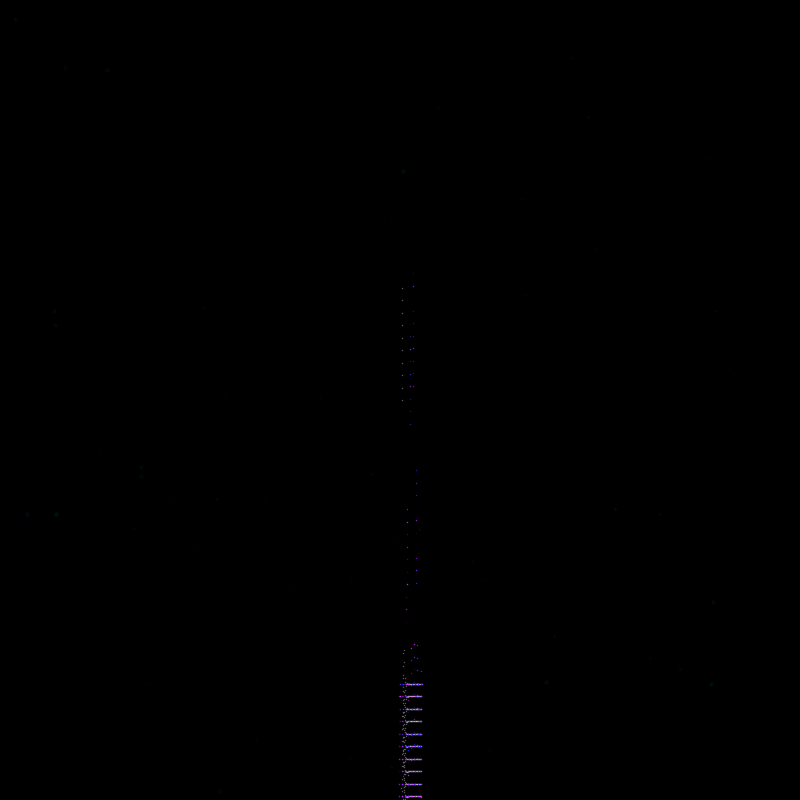
Frame 1 (no input)
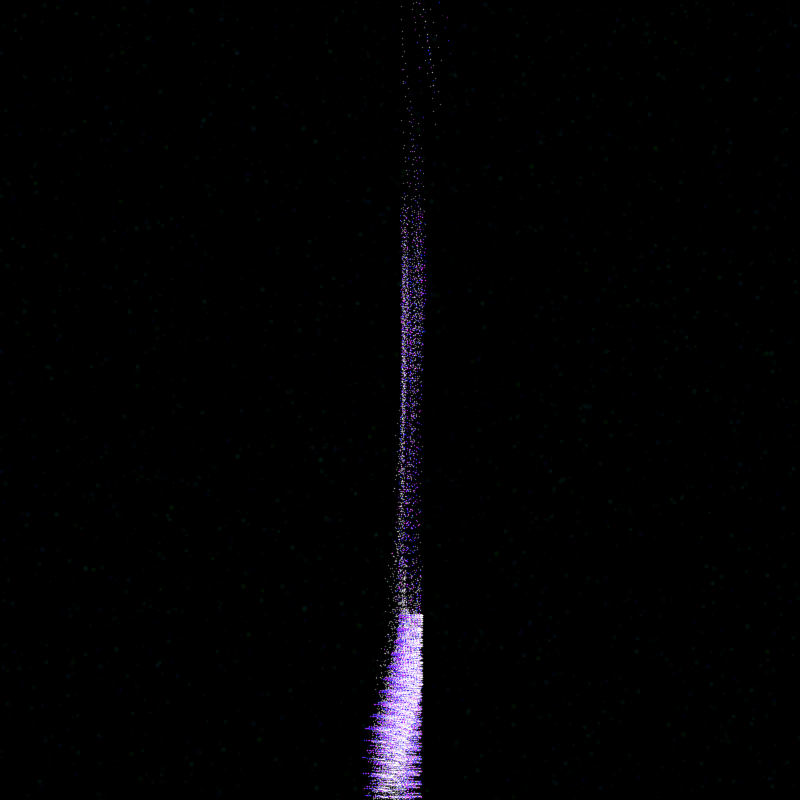
Frame 60 (the mouse pressed at the canvas centre just before this capture)
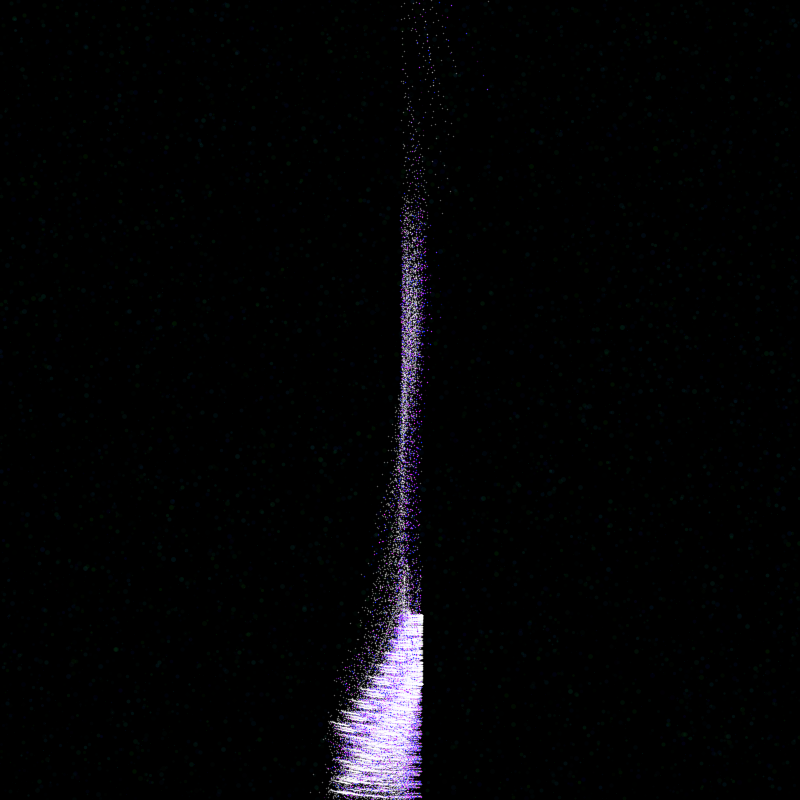
Frame 120 (the mouse held since frame 60 and released just before this capture)

The Processing sketch that drew these frames (run headless with seeded random() and noise(); from frame 60 on, the mouse is pressed at the canvas centre):

// Processing sketch: Davidsketch_240228aLayered1
// ── Davidsketch_240228aLayered1.pde
//code runs at start
void setup() {
  size(800, 800); //set size to 800,800
  background(0); // set background to black
}
//set global variable step to 0
float step = 0;
void draw() {
  //set scale to 0.5
  scale(0.5);
  //set step to frameCount * 0.0625
  step = frameCount*0.0625;
  //fill using sine wave and random colors
  fill(sin(step)*30, random(20), random(20), random(200));
  //turn off stroke
  noStroke();
  /*for(int i = 0; i<2;i++){
   square(random(1600),random(1000),random(500));
   }*/

  //draw random points at random storke weights
  for (int i = 0; i<100; i++) {
    stroke(sin(step)*30, random(255), random(255), random(20));
    strokeWeight(random(10));
    point(random(1600), random(1600));
  }
  //translate to x 800 and y 800 modulated by sin and cosine wave
  translate(800, 800+69*cos(step/4*sin(step)*50));
  //set stroke weight to 3
  strokeWeight(3);
  
  //trigonometry
  for (int j = 0; j<2; j++) {
    float max = 45;
    for (j=0; j<10; j++) {
      for (float i = 0; i<max; i+=0.9) {
        stroke(255, 88);
        point(0 + i, j*25+500+-99*(float)easeInElastic(sin(frameCount/99.009)-map(i, 0, max, 0.3-2, 0.4+2)));
      }
      for (float i = 0; i<max; i+=0.9) {
        stroke(random(255), 44, 255, random(255));
        rotate(step/16384);
        point(0 + i, j*25+500+-99*(float)easeInElastic(tan(frameCount/99.009)-map(cos(i), 0, 1, 0.3-1, 0.4+1)));
      }
      //make this rotate and make sure it doesnt affect the rest of the waves in this for loop
      pushMatrix();
      for (float i = 0; i<max; i+=0.9) {
        stroke(255, 88);
        rotate(-step/16384);
        point(0 + i, j*25+500+-99*(float)easeInElastic(1/tan(frameCount/99.009)-map(i, 0, max, 0.3-2, 0.4+2)));
      }
      popMatrix();
    }
  }
  //slight glitching this doesnt reset the step entirely because the framecount is still counting
  if (step >TAU*2) {
    step = 0;
  }
}


//easing function from easings.net
double easeInElastic(float x) {
double c4 = (2 * Math.PI) / 3;

  return x == 0
    ? 0
    : x == 1
    ? 1
    : -Math.pow(2, 10 * x - 10) * Math.sin((x * 10 - 10.75) * c4);
}
